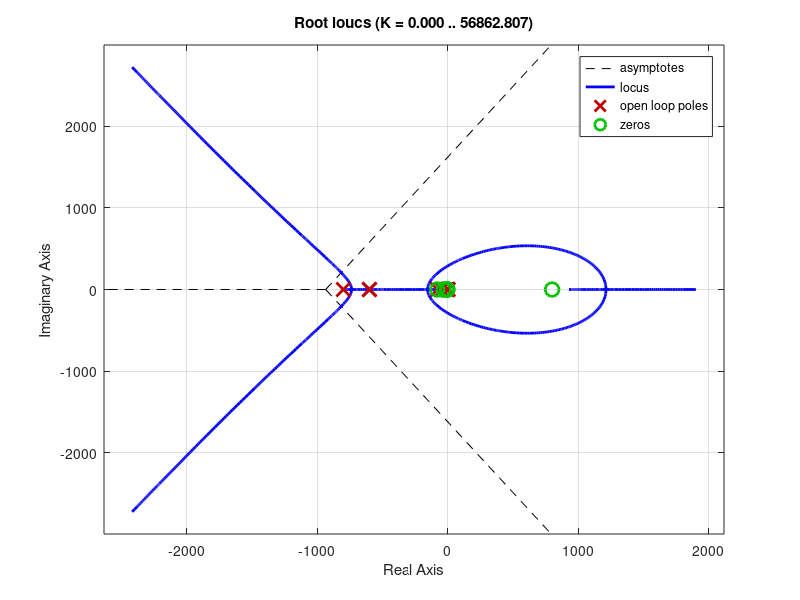
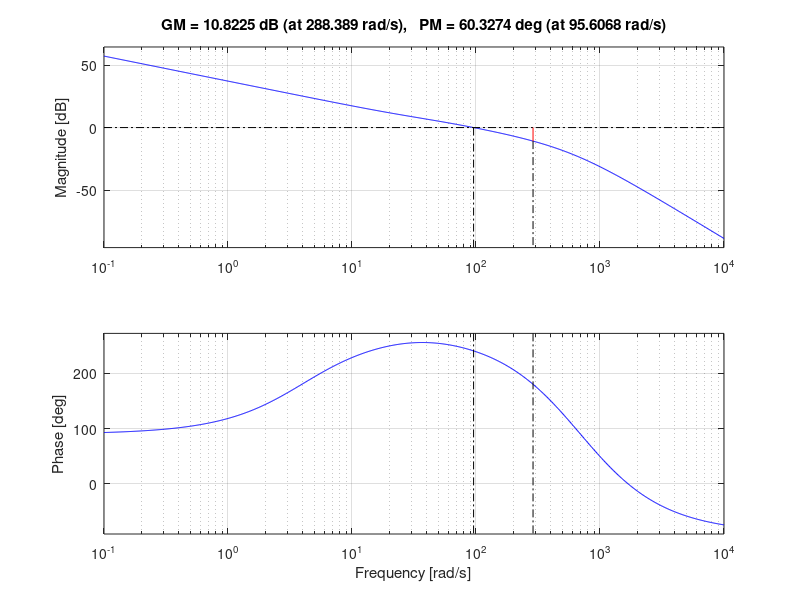
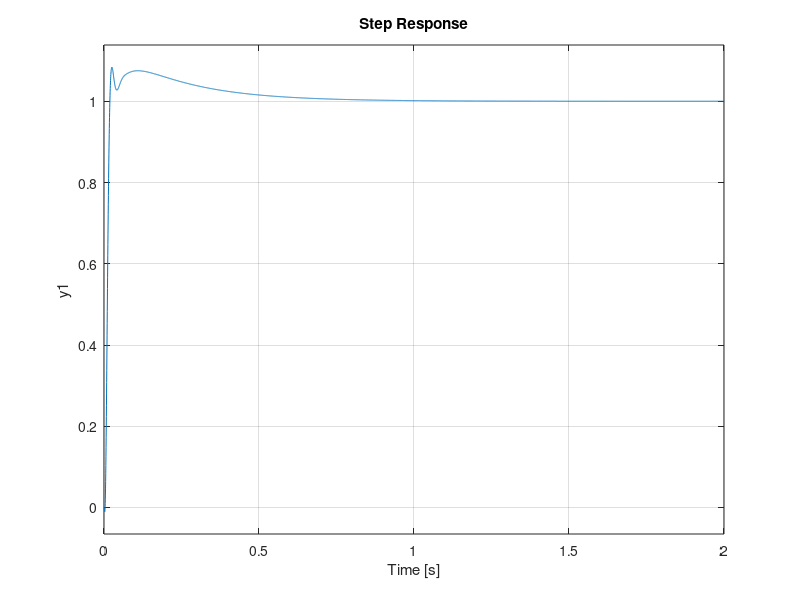

Source code (MATLAB) for these figures, in order: (Note: this script raises an error after producing the figures.)
%TP respuesta en frecuencia
clear all;
close all;
s=tf('s');

%Problema 5


% G=2 * exp(-0.5*s)/((s/5 +1)*(s/0.25 +1)); %Planta
% Pmp=2/((s/5 +1)*(s/0.25 +1)); %minFase
% Pap=exp(-0.5*s); %pasa todo
% 
% 
% T=100e-3;
% d=(1-s*T/4)/(1+s*T/4); %aproximacion de pade
% 
% k=0.9%*db2mag(1.48);%0.9;
% c=(k/s)* (1/Pmp)* (1/(1+s/100));% controlador
% 
% L=Pap*Pmp*c*d;
% 
% 
% 
% figure();bodeplot(Pap,Pmp*c);
% title('Pap y Pmp*c');
% grid on;
% 
% figure();bodeplot(d);
% title('Pade');
% grid on;
% 
% figure();step(L/(1+L))
% title(' step T(s)');
% grid on;
% 
% figure();bode(L/(1+L))
% title('T(s)');
% grid on;
% 
% w0 = 0.923; % Frecuencia de cruce aproximada
% alpha = w0/(tan(w0*T/2));
% 
% L=Pap*Pmp*c;
% Td = c2d(L/(1+L),T,'tustin');
% opts = c2dOptions('PrewarpFrequency',alpha);
% Td = c2d(L/(1+L),T,opts);
% figure;
% step(Td);
% hold on;
% step(L/(1+L));
% title('Step Response - T(z)');







%Problema 6

% Pmp = ((1000+s)^2)/((1+s)^2) ;
% 
% Pap= (((1+s)^2)/((1-s)^2)) *  (((1000-s)^2)/((1000+s)^2));
% 
% k=1*db2mag(41.6);
% c=(1/Pmp)*(k/s);
% 
%  T=1e-3;
%  d=(1-s*T/4)/(1+s*T/4); %aproximacion de pade
% 
% figure();bode(Pap,Pmp*c);
% title('Pap y Pmp*c');
% 
% figure();bode(d);
% title('Pade');
% 
% L=Pap*Pmp*c*d;
% figure();bode(L/(1+L));
% title('T(s)');
% 
% figure();bode(L);
% title('P * C');
% 
% figure();step(L/(1+L));
% title('Step');
% figure();rlocus(L/k);
% 
% w0 = 123; % Frecuencia de cruce aproximada
% alpha = w0/(tan(w0*T/2));
% L=Pap*Pmp*c;
% Td = c2d(L/(1+L),T,'tustin');
% opts = c2dOptions('PrewarpFrequency',alpha);
% Td = c2d(L/(1+L),T,opts);
% figure;
% step(Td);
% hold on;
% step(L/(1+L));
% title('Step Response - T(z)');




%Problema 7

% Pmp=0.5 *(1/(s^2)) * (1/((s/80)+1));
% 
% T=10e-3;
% Pap=(1-s*T/4)/(1+s*T/4);
% 
% k=1; %*db2mag(29.3);
% c=((s+2)^2)*((s/80)+1)*(k/s)*(1/0.5)*(1/((s/200)+1))*(1/((s/300)+1));
% 
% figure();bode(Pap*Pmp*c);
% L=Pap*Pmp*c;
% title('Pap*Pmp*c');
% grid on;
% figure();bode(L/(1+L));
% title('L/(1+L)');
% 
% figure();bode(L);
% title('L');
% 
% figure();step(L/(1+L));
% title('Step');
% 
% figure();rlocus(L/k);
% 
% Respuesta al escalon discreta
% 
% w0 = 28.9; % Frecuencia de cruce aproximada
% alpha = w0/(tan(w0*T/2));
% opts = c2dOptions('PrewarpFrequency',alpha);
% Cd = c2d(c,T,'tutstin',opts);







% % Problema 8
% Pmp= (1/((s/80)+1));
% Pin=(1/((s^2)+16));
% T=10e-3;
% Pap=(1-s*T/4)/(1+s*T/4);
% 
% k=15.8*db2mag(5.3-10.1);
% dist=0.4;
% c=(1/Pmp)*(k/s)*((s+2)^2)*(1/((s/200)+1))*(1/((s/300)+1));
% L=Pap*Pmp*c*Pin;
% 
% figure();rlocus(L/k);
% 
% figure();bode(Pap*Pin*Pmp*c);
% title('P*c');
% grid on;
% 
% figure();step(L/(1+L));
% title('Step');
% grid on;
% % 
% % 
% w0 = 15.5; % Frecuencia de cruce aproximada
% alpha = w0/(tan(w0*T/2));
% opts = c2dOptions('PrewarpFrequency',alpha);
% Cd = c2d(c,T,'tutstin',opts);

%Problema 9
Pmp= (1/((s+4)^2))*(1/((s/80)+1));

T=5e-3;
Pap=((s+4)/(s-4))*((1-s*T/4)/(1+s*T/4));
Pap2=((s+4)/(s-4));
k=1*db2mag(36.5+0.635);

c=(1/Pmp)*(k/s)*(1/((s/600)+1))*(1/((s/600)+1))*(((s/(44*0.7))+1)/((s/44)+1));
L=Pap*Pmp*c;
figure();rlocus(L/k);
figure();margin(Pap*Pmp*c);grid on;

figure();step(L/(1+L));

w0 = 95.6; % Frecuencia de cruce aproximada
alpha = w0/(tan(w0*T/2));
opts = c2dOptions('PrewarpFrequency',alpha);
Cd = c2d(c,T,'tutstin',opts);


